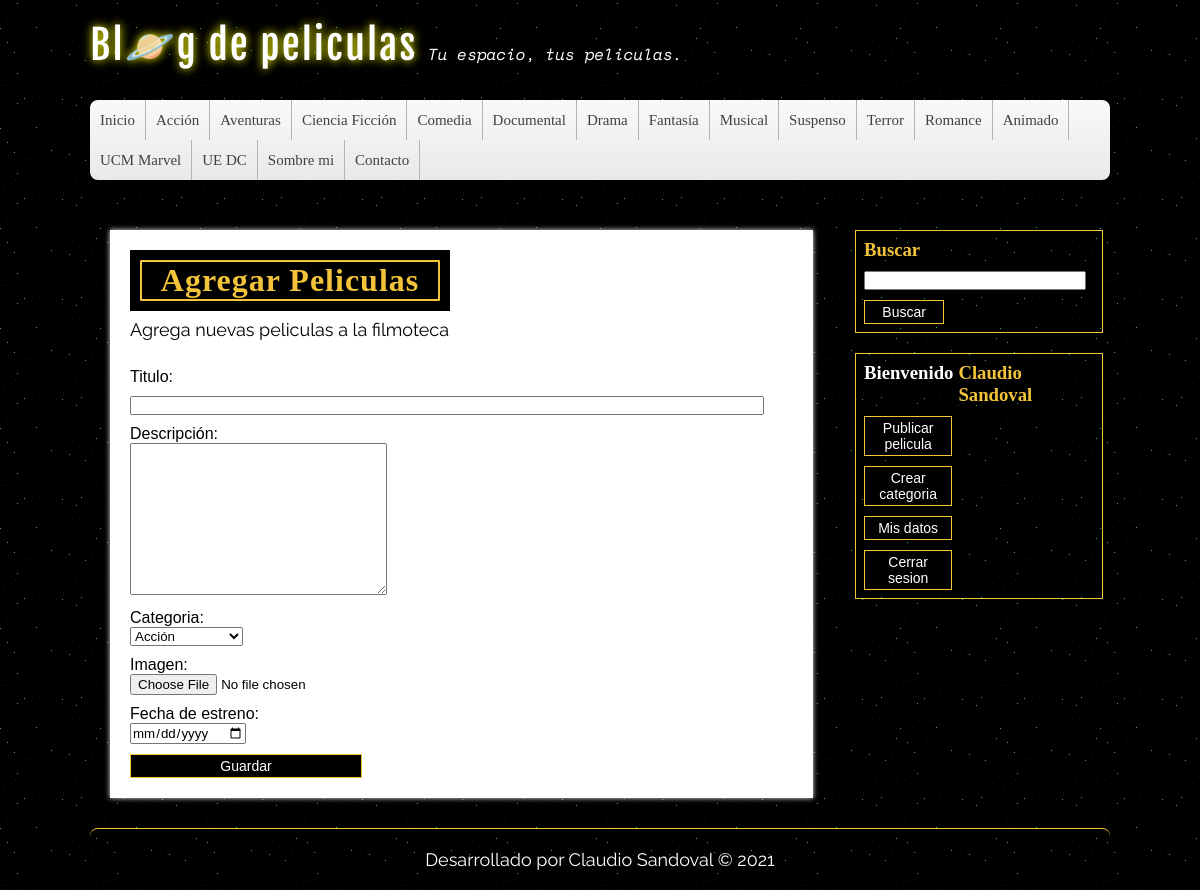
The app's page /crear-entradas.php (signed in) with its own data.
### tables this page shows
CREATE TABLE `categorias` (
  `id` int(255) NOT NULL,
  `nombre` varchar(100) NOT NULL
);

### includes/helpers.php (called while the page is built, shortened)
<?php
function conseguirCategorias($conexion) {
    $sql = "SELECT * FROM categorias ORDER BY id ASC;";
    $categorias = mysqli_query($conexion, $sql);
    $resultado = array();
    if($categorias && mysqli_num_rows($categorias) >=1) {
        $resultado = $categorias;
    }
    return $resultado;
}

### crear-entradas.php (the view, shortened to what this page needs)
<?php
    require_once 'includes/header.php';
    require_once 'includes/aside.php';
 ?>
<div id="principal">
    <div class="cuadro">
        <h1>Agregar Peliculas</h1>
    </div>
    <form action="acciones/guardar-entrada.php" method="POST" enctype="multipart/form-data">
        <p>Agrega nuevas peliculas a la filmoteca</p>
        <br>
        <label for="titulo">Titulo: </label>
        <input type="text" name="titulo">
        <label for="nombre">Descripción: </label>
        <textarea name="descripcion" id="" cols="30" rows="10"></textarea>
        <label for="categoria">Categoria: </label>
        <select name="categoria" id="">
            <?php
                $categorias = conseguirCategorias($db);
                if(!empty($categorias)):
                    while($categoria = mysqli_fetch_assoc($categorias)):
            ?>
                <option value="<?=$categoria['id']?>">
                        <?=$categoria['nombre']?>
                </option>
            <?php
                    endwhile;
                endif;
            ?>
        </select>
        <label for="imagen">Imagen:</label>
        <input type="file" name="imagen">
        <label for="fecha_estreno">Fecha de estreno: </label>
        <input type="date" name="fecha_estreno">
        <input type="submit" value="Guardar">
    </form>
</div>
<?php require_once 'includes/footer.php'; ?>

### includes/header.php (shortened to what this page needs)
<?php require_once 'conexion.php'; ?>
<?php require_once 'includes/helpers.php'; ?>
<!DOCTYPE html>
<html lang="es">
<head>
    <link rel="stylesheet" type="text/css" href="./assets/css/style.css">
    <link href="https://vjs.zencdn.net/7.11.4/video-js.css" rel="stylesheet" />
</head>
<body>
<header id="cabecera">
    <div id="logo">
        <a href="index.php">
            Bl🪐g de peliculas
        </a><span style="color:white; background-color:black; font-family: 'Space Mono', monospace; font-weight:normal; font-style:italic;">Tu espacio, tus peliculas.</span>
    </div>
    <nav id="menu">
        <ul>
            <li>
                <a href="index.php">Inicio</a>
            </li>
            <?php
                $categorias = conseguirCategorias($db);
                if(!empty($categorias)):
                    foreach($categorias as $categoria):
            ?>
            <li>
                <a href="categoria.php?id=<?=$categoria['id']?>"><?=$categoria['nombre']?></a>
            </li>
            <?php
                    endforeach;
                endif;
            ?>
            <li>
                <a href="index.php">Sombre mi</a>
            </li>
            <li>
                <a href="index.php">Contacto</a>
            </li>
        </ul>
    </nav>
</header>
<div id="contenedor">

### assets/css/style.css (style rules this page uses)
body { font-family: "flajala"; background: url(../img/darkness.png )#f4f4f4; }
* { margin: 0px; padding: 0px; font-family: sans-serif, Helvetica, arial; text-decoration: none; }
p { font-size: 18px; font-family: 'Raleway'; }
#cabecera { width: 85%; height: auto; background: transparent; margin: auto; }
#logo { float: left; width: 700px; height: 100px; }
#logo a { font-family: 'fajala', Arial, Helvetica, sans-serif; font-size: 40px; letter-spacing: 2px; color: #fff; text-shadow: 0px 0px 10px yellow; line-height: 90px; }
#menu { width: 100%; height: 40px; background: linear-gradient(to bottom, #f9f9f9 0px, #e9e9e9 100%); clear: both; border-radius: 8px; margin-bottom: 20px; overflow: hidden; transition: 0.3s; }
#menu ul { list-style: none; }
#menu ul li a { float: left; line-height: 40px; border-right: 1px solid #b3b3b3; }
#menu ul li a { display: block; padding: 0px 10px 0px 10px; font-size: 15px; color: rgb(65, 65, 65); font-family: "blockletter"; }
#contenedor { width: 85%; margin: 0px auto; margin-top: 30px; margin-bottom: 30px; }
#principal { float: left; width: 65%; background: white; box-shadow: 0px 0px 5px #eee; margin-left: 20px; overflow: hidden; padding: 20px; }
#principal h1 { font-size: 32px; letter-spacing: 1px; font-family: "blockletter"; color: #F3C439; border: 2px solid #F3C439; border-radius: 1px; margin: 0px auto; text-align: center; }
.cuadro { background: rgb(0, 0, 0); padding: 10px; width: 300px; }
#principal p { margin-top: 8px; }
label, input[type="text"], input[type="email"], input[type="password"] { display: block; width: 95%; margin-top: 10px; }
input[type="button"], input[type="submit"], .boton { margin-top: 10px; background: black; color: white !important; border: 1px solid #F3C439; padding: 3px; cursor: pointer; transition: all 0.3s ease; display: block; font-size: 14px; width: 35%; text-align: center; }
@media (max-width: 1498px) { #menu { height: 80px; } }

### records on screen
categorias: nombre "Acción"
categorias: nombre "Aventuras"
categorias: nombre "Ciencia Ficción"
categorias: nombre "Comedia"
categorias: nombre "Documental"
categorias: nombre "Drama"
categorias: nombre "Fantasía"
categorias: nombre "Musical"
categorias: nombre "Suspenso"
categorias: nombre "Terror"
categorias: nombre "Romance"
categorias: nombre "Animado"
categorias: nombre "UCM Marvel"
categorias: nombre "UE DC"

### other values on screen
$_SESSION['usuario']['nombre'] "Claudio"
$_SESSION['usuario']['apellidos'] "Sandoval"
form field categoria "Acción"
